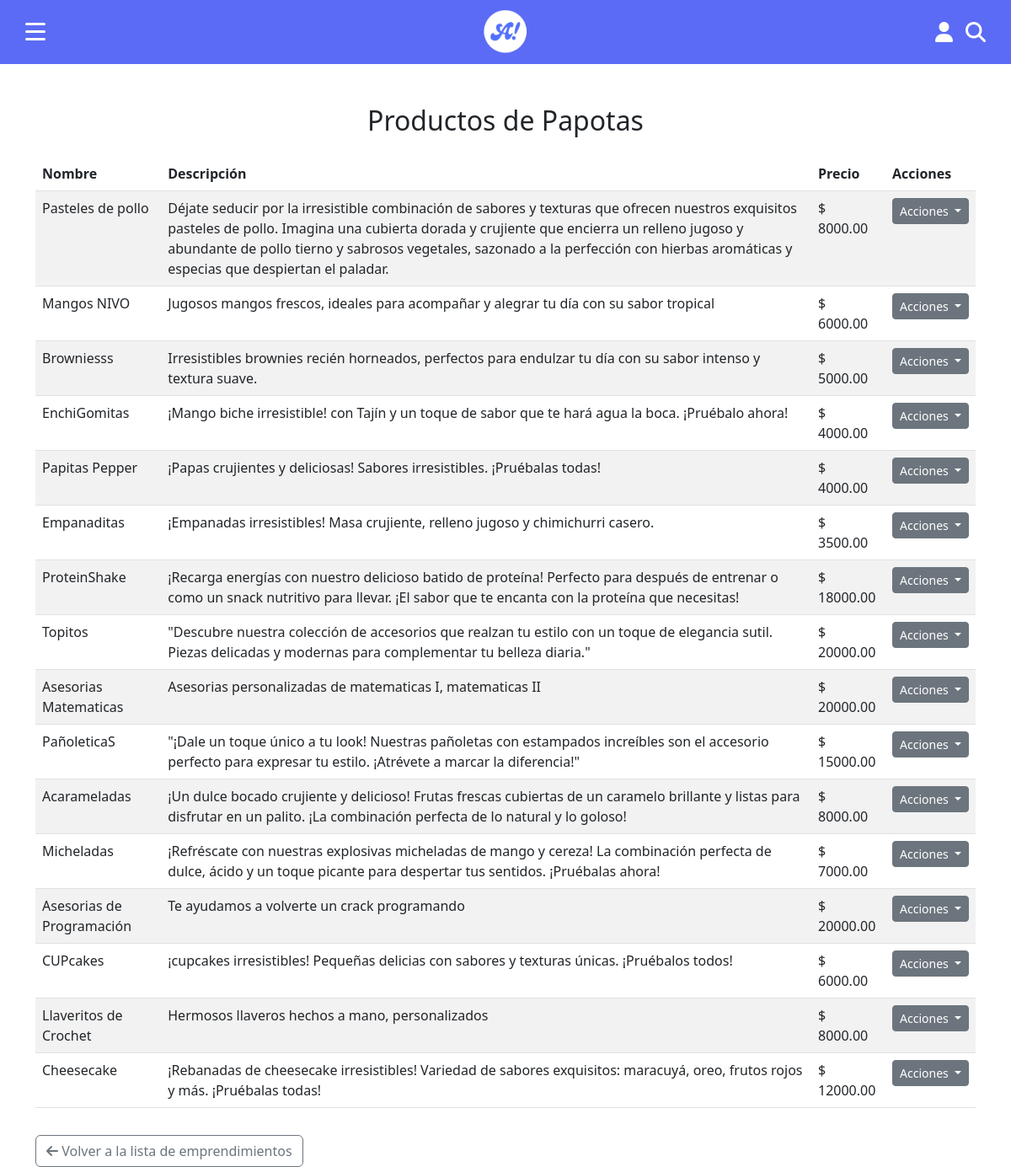
Screenshot of /emprendedores/5/productos/ with the database file from the repository.
### RegistroEmprendedores/models.py (models this page shows, shortened)
class Entrepreneur(models.Model):
    user = models.ForeignKey(settings.AUTH_USER_MODEL, on_delete=models.CASCADE, default=1)  # Replace 1 with a valid user ID
    business_name = models.CharField(max_length=255)  # Removed duplicate field
    location = models.CharField(max_length=255, blank=True, null=True)
    description = models.TextField(blank=True, null=True)
    lunes_inicio = models.TimeField(blank=True, null=True)
    lunes_fin = models.TimeField(blank=True, null=True)
    martes_inicio = models.TimeField(blank=True, null=True)
    martes_fin = models.TimeField(blank=True, null=True)
    miercoles_inicio = models.TimeField(blank=True, null=True)
    miercoles_fin = models.TimeField(blank=True, null=True)
    jueves_inicio = models.TimeField(blank=True, null=True)
    jueves_fin = models.TimeField(blank=True, null=True)
    viernes_inicio = models.TimeField(blank=True, null=True)
    viernes_fin = models.TimeField(blank=True, null=True)
    contact_info = models.CharField(max_length=255, blank=True, null=True)
    logo = models.ImageField(upload_to='logos/', blank=True, null=True)

class Product(models.Model):
    entrepreneur = models.ForeignKey(Entrepreneur, on_delete=models.CASCADE, related_name='products')
    name = models.CharField(max_length=255)
    price = models.DecimalField(max_digits=10, decimal_places=2)
    category = models.CharField(max_length=100)
    description = models.TextField()
    image = models.ImageField(upload_to='products/images/')

### RegistroEmprendedores/views.py (the view)
# urls.py: path('emprendedores/<int:pk>/productos/', views.view_products, name='view_products'),
def view_products(request, pk):
    entrepreneur = get_object_or_404(Entrepreneur, pk=pk)
    products = Product.objects.filter(entrepreneur=entrepreneur)
    return render(request, 'view_products.html', {'entrepreneur': entrepreneur, 'products': products})

### RegistroEmprendedores/templates/view_products.html (shortened to what this page needs)
{% load static %}
<!DOCTYPE html>
<html lang="es">
<head>
  <link href="https://cdn.jsdelivr.net/npm/bootstrap@5.3.0/dist/css/bootstrap.min.css" rel="stylesheet">
  <link rel="stylesheet" type="text/css" href="{% static 'cuentas/css/style.css' %}">
  <link rel="stylesheet" href="{% static 'negocios/css/carrusel.css' %}">
  <link rel="stylesheet" href="https://cdnjs.cloudflare.com/ajax/libs/font-awesome/6.4.2/css/all.min.css">
</head>
<body>
  <div class="top-bar">
    <div class="contenedor-izquierda">
      <div class="icono-menu" id="icono-menu">
        <div class="linea"></div>
        <div class="linea"></div>
        <div class="linea"></div>
      </div>
    </div>
    <img src="{% static 'cuentas/img/logo.png' %}" alt="Logo" class="logo">
    <div class="iconos-derecha">
      <i id="icono-usuario" class="fa-solid fa-user"></i>
      <i class="fa-solid fa-magnifying-glass"></i>
    </div>
  </div>
  <div class="container mt-5">
    <h2 class="text-center">Productos de {{ entrepreneur.business_name }}</h2>
    <table class="table table-striped mt-4">
      <thead>
        <tr>
          <th>Nombre</th>
          <th>Descripción</th>
          <th>Precio</th>
          <th>Acciones</th>
        </tr>
      </thead>
      <tbody>
        {% for product in products %}
          <tr>
            <td>{{ product.name }}</td>
            <td>{{ product.description }}</td>
            <td>$ {{ product.price }}</td>
            <td>
              <div class="dropdown">
                <button class="btn btn-secondary btn-sm dropdown-toggle" type="button" id="dropdownMenuButton{{ product.pk }}" data-bs-toggle="dropdown" aria-expanded="false">
                  Acciones
                </button>
              </div>
            </td>
          </tr>
        {% endfor %}
      </tbody>
    </table>
    <a href="{% url 'entrepreneur_list' %}" class="btn btn-outline-secondary mt-3">
      <i class="fa-solid fa-arrow-left"></i> Volver a la lista de emprendimientos
    </a>
  </div>
</body>
</html>

### cuentas/static/cuentas/css/style.css (style rules this page uses)
body { margin: 0; padding: 0; }
.top-bar { width: 100%; height: 2cm; background-color: #5B6BF5; top: 0; left: 0; z-index: 1000; display: flex; justify-content: space-between; align-items: center; position: relative; padding: 0 30px; box-sizing: border-box; }
.logo { max-height: 80%; max-width: 150px; position: absolute; left: 50%; transform: translateX(-50%); }
.contenedor-izquierda { position: relative; display: flex; align-items: center; height: 100%; }
.icono-menu { display: flex; flex-direction: column; justify-content: space-between; height: 21px; width: 24px; cursor: pointer; z-index: 1001; }
.icono-menu .linea { width: 24px; height: 3px; background-color: white; border-radius: 2px; }
.iconos-derecha { display: flex; align-items: center; gap: 15px; }
.iconos-derecha i { font-size: 24px; color: white; cursor: pointer; }

### rows the page displays
Entrepreneur: business_name "Papotas"
Product: name "Pasteles de pollo", description "Déjate seducir por la irresistible combinación de sabores y texturas que ofrecen nuestros exquisitos pasteles de pollo. Imagina una cubierta dorada y crujiente que encierra un relleno jugoso y abundante de pollo tierno y sabrosos vegetales, sazonado a la perfección con hierbas aromáticas y especias que despiertan el paladar.", price "8000.00"
Product: name "Mangos NIVO", description "Jugosos mangos frescos, ideales para acompañar y alegrar tu día con su sabor tropical", price "6000.00"
Product: name "Browniesss", description "Irresistibles brownies recién horneados, perfectos para endulzar tu día con su sabor intenso y textura suave.", price "5000.00"
Product: name "EnchiGomitas", description "¡Mango biche irresistible! con Tajín y un toque de sabor que te hará agua la boca. ¡Pruébalo ahora!", price "4000.00"
Product: name "Papitas Pepper", description "¡Papas crujientes y deliciosas! Sabores irresistibles. ¡Pruébalas todas!", price "4000.00"
Product: name "Empanaditas", description "¡Empanadas irresistibles! Masa crujiente, relleno jugoso y chimichurri casero.", price "3500.00"
Product: name "ProteinShake", description "¡Recarga energías con nuestro delicioso batido de proteína! Perfecto para después de entrenar o como un snack nutritivo para llevar. ¡El sabor que te encanta con la proteína que necesitas!", price "18000.00"
Product: name "Topitos", description "\"Descubre nuestra colección de accesorios que realzan tu estilo con un toque de elegancia sutil. Piezas delicadas y modernas para complementar tu belleza diaria.\"", price "20000.00"
Product: name "Asesorias Matematicas", description "Asesorias personalizadas de matematicas I, matematicas II", price "20000.00"
Product: name "PañoleticaS", description "\"¡Dale un toque único a tu look! Nuestras pañoletas con estampados increíbles son el accesorio perfecto para expresar tu estilo. ¡Atrévete a marcar la diferencia!\"", price "15000.00"
Product: name "Acarameladas", description "¡Un dulce bocado crujiente y delicioso! Frutas frescas cubiertas de un caramelo brillante y listas para disfrutar en un palito. ¡La combinación perfecta de lo natural y lo goloso!", price "8000.00"
Product: name "Micheladas", description "¡Refréscate con nuestras explosivas micheladas de mango y cereza! La combinación perfecta de dulce, ácido y un toque picante para despertar tus sentidos. ¡Pruébalas ahora!", price "7000.00"
Product: name "Asesorias de Programación", description "Te ayudamos a volverte un crack programando", price "20000.00"
Product: name "CUPcakes", description "¡cupcakes irresistibles! Pequeñas delicias con sabores y texturas únicas. ¡Pruébalos todos!", price "6000.00"
Product: name "Llaveritos de Crochet", description "Hermosos llaveros hechos a mano, personalizados", price "8000.00"
Product: name "Cheesecake", description "¡Rebanadas de cheesecake irresistibles! Variedad de sabores exquisitos: maracuyá, oreo, frutos rojos y más. ¡Pruébalas todas!", price "12000.00"
